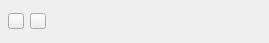
<?xml version="1.0" encoding="UTF-8"?>
<ui version="4.0">
 <class>TransferHand</class>
 <widget class="QWidget" name="TransferHand">
  <property name="geometry">
   <rect>
    <x>0</x>
    <y>0</y>
    <width>269</width>
    <height>43</height>
   </rect>
  </property>
  <property name="windowTitle">
   <string>Form</string>
  </property>
  <property name="styleSheet">
   <string notr="true"/>
  </property>
  <layout class="QHBoxLayout" name="horizontalLayout">
   <property name="leftMargin">
    <number>8</number>
   </property>
   <property name="topMargin">
    <number>0</number>
   </property>
   <property name="rightMargin">
    <number>0</number>
   </property>
   <property name="bottomMargin">
    <number>0</number>
   </property>
   <item>
    <widget class="QPushButton" name="del">
     <property name="minimumSize">
      <size>
       <width>16</width>
       <height>16</height>
      </size>
     </property>
     <property name="maximumSize">
      <size>
       <width>16</width>
       <height>16</height>
      </size>
     </property>
     <property name="cursor">
      <cursorShape>PointingHandCursor</cursorShape>
     </property>
     <property name="text">
      <string/>
     </property>
    </widget>
   </item>
   <item>
    <widget class="QPushButton" name="op">
     <property name="minimumSize">
      <size>
       <width>16</width>
       <height>16</height>
      </size>
     </property>
     <property name="maximumSize">
      <size>
       <width>16</width>
       <height>16</height>
      </size>
     </property>
     <property name="text">
      <string/>
     </property>
    </widget>
   </item>
   <item>
    <spacer name="horizontalSpacer_2">
     <property name="orientation">
      <enum>Qt::Horizontal</enum>
     </property>
     <property name="sizeHint" stdset="0">
      <size>
       <width>40</width>
       <height>20</height>
      </size>
     </property>
    </spacer>
   </item>
  </layout>
 </widget>
 <resources/>
 <connections/>
</ui>
